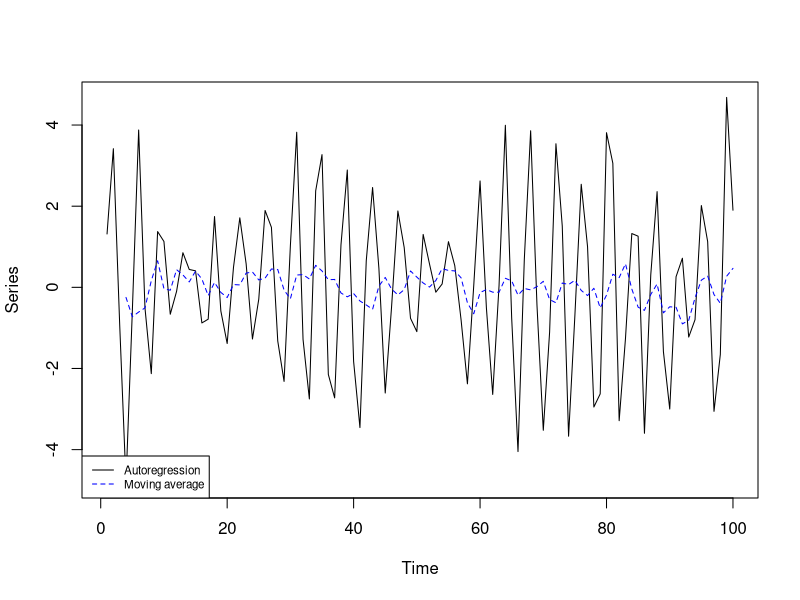
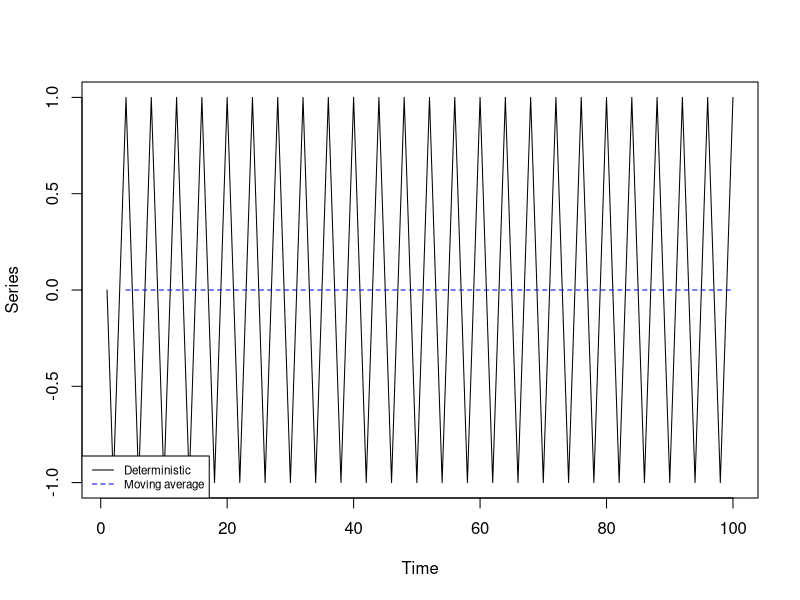
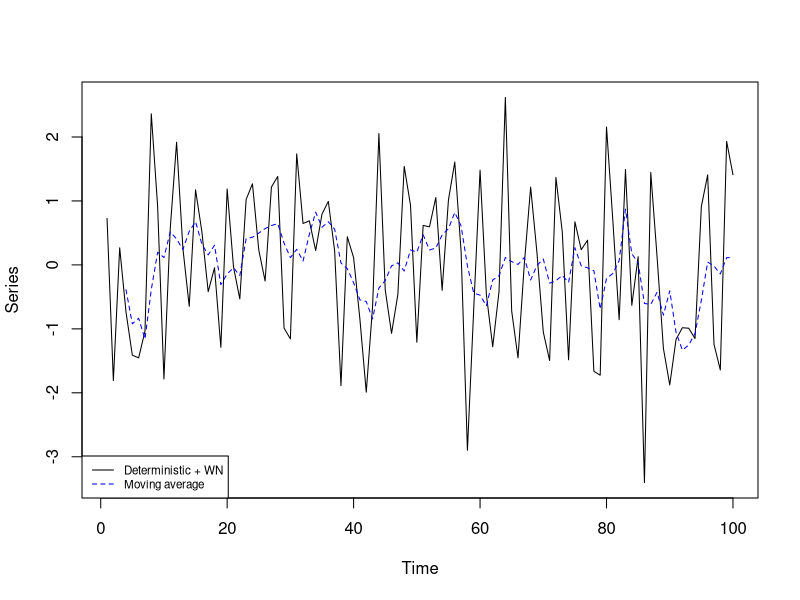

Source code (R) for these figures, in order:
# Primeira questão


# Item A 
# Autoregressão
set.seed(3)
w = rnorm(150,0,1) # gerando white noise
x_a = filter(w, filter=c(0,-.9), method="recursive")[-(1:50)] # gerando AR(2)

# MA
p = 4
ma_a = filter(x_a, rep(1/p, p), sides = 1) # médias móveis

# Plot
par(mfrow=c(1,1))
plot(x_a, xlab = "Time", ylab = "Series", lty = 1, type="l")
lines(ma_a, pch = 18, col = "blue", type = "l", 
      lty = 2, lwd = 1)
legend("bottomleft", legend = c("Autoregression", "Moving average"),
       col = c("black", "blue"), lty = 1:2, cex = 0.7)






#Item B
set.seed(3)
x_b = c(cos(2*pi*1:100/4)) # geranta x_t

q = 4
# MA
ma_b = filter(x_b, rep(1/q, q), sides = 1) # médias móveis

# Plot
par(mfrow=c(1,1))
plot(x_b, xlab = "Time", ylab = "Series", lty = 1, type="l")
lines(ma_b, pch = 18, col = "blue", type = "l", 
      lty = 2, lwd = 1)
legend("bottomleft", legend = c("Deterministic", "Moving average"),
       col = c("black", "blue"), lty = 1:2, cex = 0.7)


# Item C
set.seed(5)
w_1 = w[-(1:50)] # 100 observações de ruído branco
x_c = x_b + w_1 # gerando o novo x_t

# MA
r = 4
ma_c = filter(x_c, rep(1/r, r), sides = 1)

# plot
plot(x_c, xlab = "Time", ylab = "Series", lty = 1, type="l")
lines(ma_c, pch = 18, col = "blue", type = "l", 
      lty = 2, lwd = 1)
legend("bottomleft", legend = c("Deterministic + WN", "Moving average"),
       col = c("black", "blue"), lty = 1:2, cex = 0.7)


# Em geral, ao aplicar as médias móveis o gráfico da série tende a "suavizar", aumentando a ordem do modelo (variáveis p, q e r)
# o gráfico tende a se aproximar de uma reta constante em 0. Também pode ser observaado que a presença do white noise pertuba
# o modelo (comparando o gráfico do item b com o do item c), para valores de q = r, o gráfico da b é evidentemente mais
# próximo de uma reta que o gráfico da c